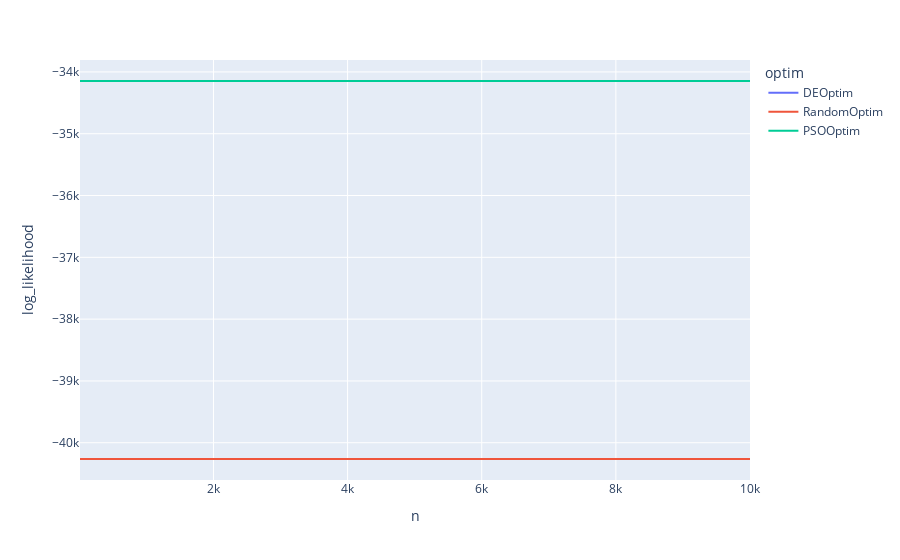

Notebook cell for this chart:
### Code cell
px.line(df, x="n", y="log_likelihood", color="optim")

### Figure 1 — Plotly figure (JSON) as saved in the notebook; plotly's stock layout.template omitted (floating-point values rounded to 4 significant figures)
{"data": [{"hovertemplate": "optim=DEOptim<br>n=%{x}<br>log_likelihood=%{y}<extra></extra>", "legendgroup": "DEOptim", "line": {"color": "#636efa", "dash": "solid"}, "marker": {"symbol": "circle"}, "mode": "lines", "name": "DEOptim", "orientation": "v", "showlegend": true, "type": "scatter", "x": [10, 50, 200, 500, 1000, 5000, 10000], "xaxis": "x", "y": [-34150.0, -34150.0, -34150.0, -34150.0, -34150.0, -34150.0, -34150.0], "yaxis": "y"}, {"hovertemplate": "optim=RandomOptim<br>n=%{x}<br>log_likelihood=%{y}<extra></extra>", "legendgroup": "RandomOptim", "line": {"color": "#EF553B", "dash": "solid"}, "marker": {"symbol": "circle"}, "mode": "lines", "name": "RandomOptim", "orientation": "v", "showlegend": true, "type": "scatter", "x": [10, 50, 200, 500, 1000, 5000, 10000], "xaxis": "x", "y": [-40260.0, -40260.0, -40260.0, -40260.0, -40260.0, -40260.0, -40260.0], "yaxis": "y"}, {"hovertemplate": "optim=PSOOptim<br>n=%{x}<br>log_likelihood=%{y}<extra></extra>", "legendgroup": "PSOOptim", "line": {"color": "#00cc96", "dash": "solid"}, "marker": {"symbol": "circle"}, "mode": "lines", "name": "PSOOptim", "orientation": "v", "showlegend": true, "type": "scatter", "x": [10, 50, 200, 500, 1000, 5000, 10000], "xaxis": "x", "y": [-34150.0, -34150.0, -34150.0, -34150.0, -34150.0, -34150.0, -34150.0], "yaxis": "y"}], "layout": {"legend": {"title": {"text": "optim"}, "tracegroupgap": 0}, "margin": {"t": 60}, "xaxis": {"anchor": "y", "domain": [0, 1], "title": {"text": "n"}}, "yaxis": {"anchor": "x", "domain": [0, 1], "title": {"text": "log_likelihood"}}}}
